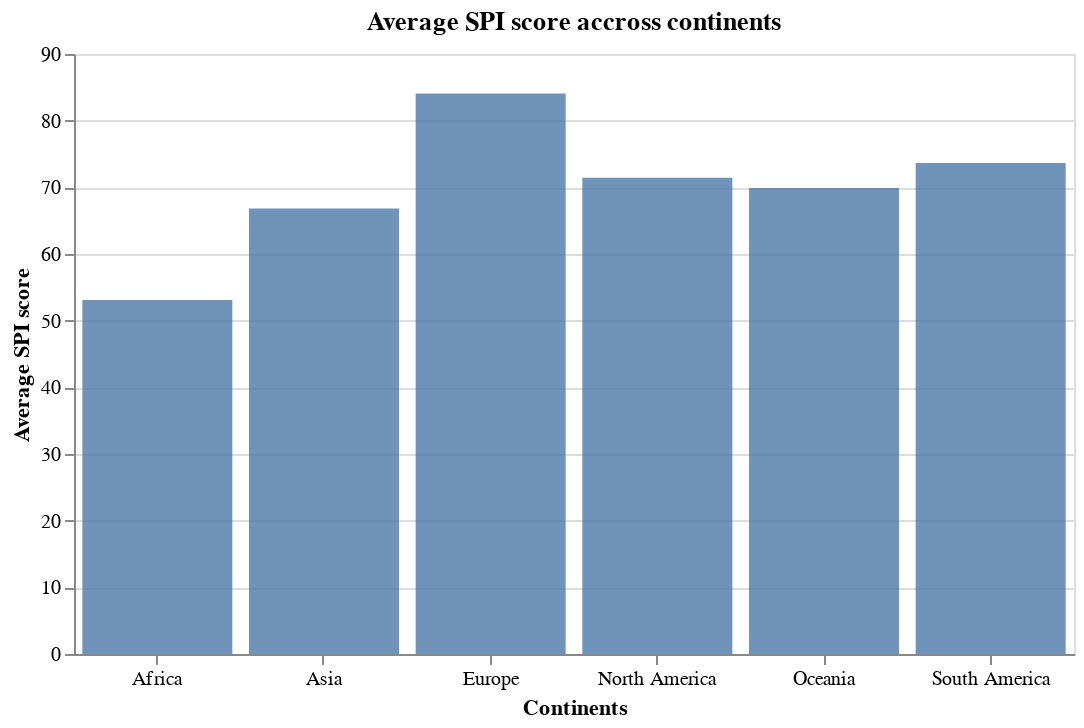

Notebook code cell kept with this figure:
### Code cell
bar_chart_A.configure_axis(labelAngle=0)

### Figure 1 — Vega-Lite specification as saved in the notebook (floating-point values rounded to 4 significant figures)
{"config": {"view": {"continuousWidth": 300, "continuousHeight": 300}, "axis": {"labelAngle": 0}, "title": {"anchor": "middle"}}, "data": {"name": "data-b4882a8c8a346ef064aee00502866e58"}, "mark": {"type": "bar", "opacity": 0.8}, "encoding": {"tooltip": [{"field": "continent", "type": "nominal"}, {"field": "avg_spi", "type": "quantitative"}], "x": {"axis": {"title": "Continents"}, "field": "continent", "type": "nominal"}, "y": {"axis": {"title": "Average SPI score"}, "field": "avg_spi", "type": "quantitative"}}, "height": 300, "title": "Average SPI score accross continents", "width": 500, "$schema": "https://vega.github.io/schema/vega-lite/v5.20.1.json", "datasets": {"data-b4882a8c8a346ef064aee00502866e58": [{"continent": "Africa", "avg_spi": 53.11}, {"continent": "Asia", "avg_spi": 66.82}, {"continent": "Europe", "avg_spi": 84.06}, {"continent": "North America", "avg_spi": 71.45}, {"continent": "Oceania", "avg_spi": 69.89}, {"continent": "South America", "avg_spi": 73.66}]}}
